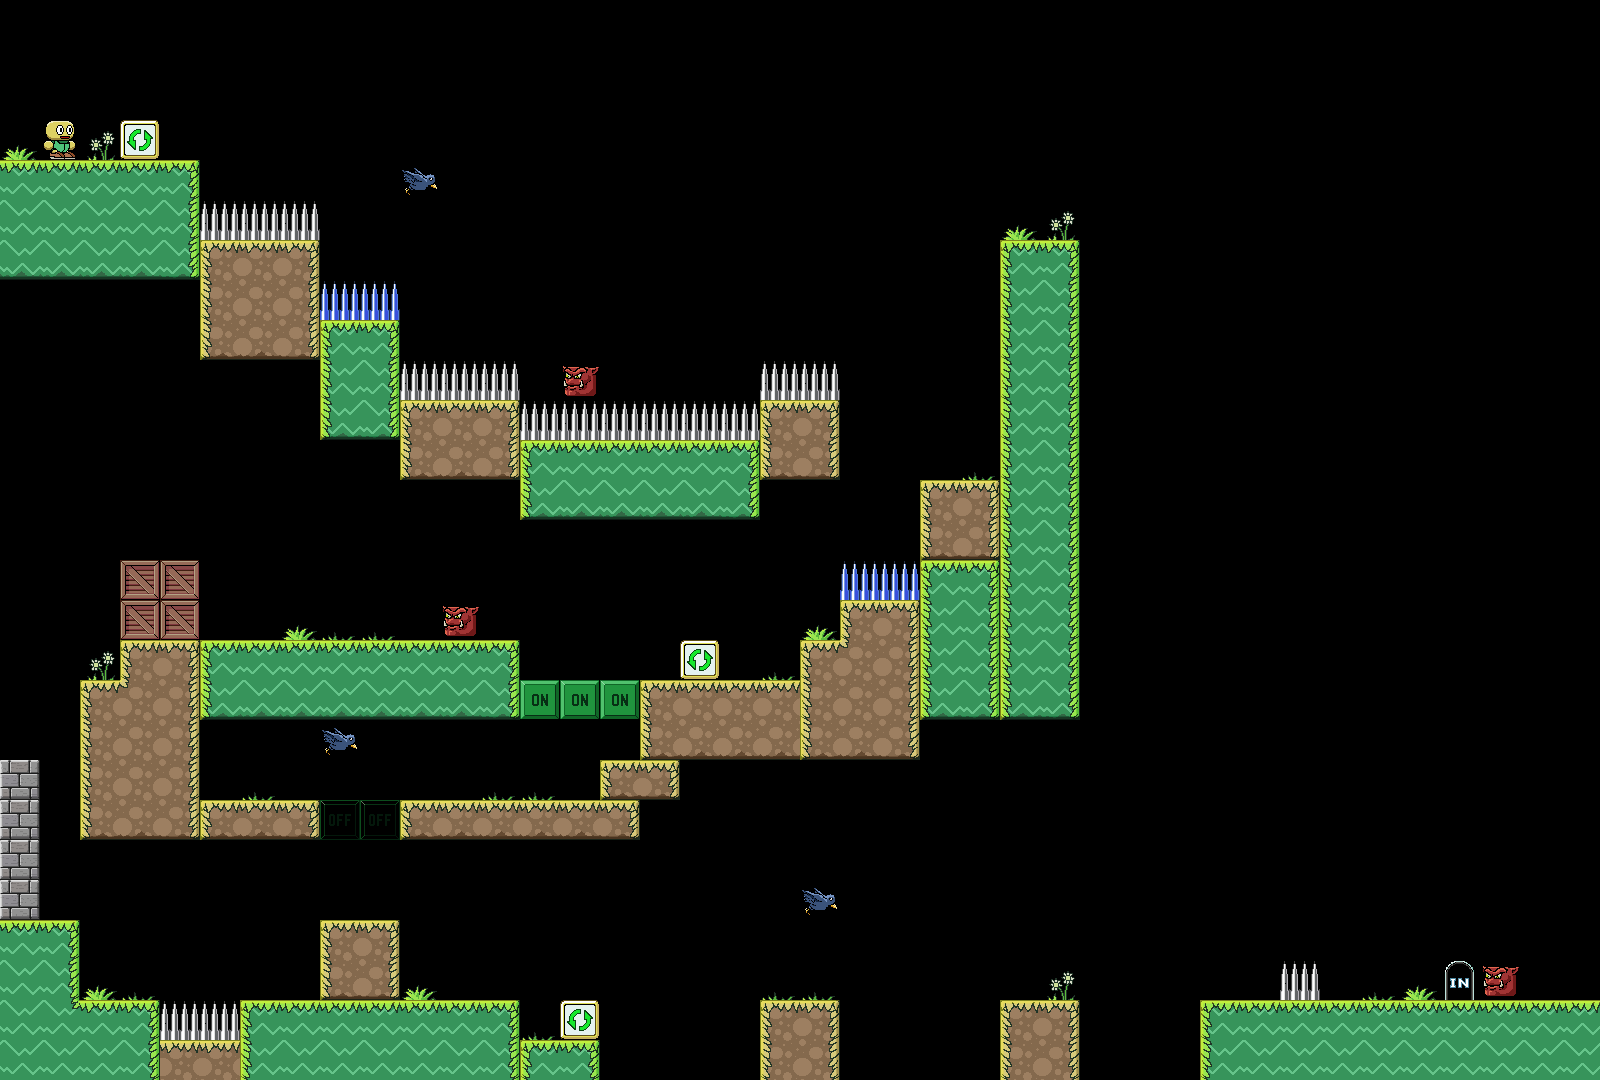

Rendered tile map (Tiled .tmx) drawn with the repository's tilesets; below, a short description and the full map source, tile grids included:
An orthogonal 40x27 tile map with 40x40 px tiles, 1 tile layer (Level3-2).

<map version="1.1" tiledversion="2018.09.12" orientation="orthogonal" renderorder="right-down" width="40" height="27" tilewidth="40" tileheight="40" infinite="0" nextlayerid="7" nextobjectid="1">
 <tileset firstgid="1" source="TilesetLevels.tsx" />
 <layer id="6" name="Level3-2" width="40" height="27">
  <data encoding="csv">
0,0,0,0,0,0,0,0,0,0,0,0,0,0,0,0,0,0,0,0,0,0,0,0,0,0,0,0,0,0,0,0,0,0,0,0,0,0,0,0,
0,0,0,0,0,0,0,0,0,0,0,0,0,0,0,0,0,0,0,0,0,0,0,0,0,0,0,0,0,0,0,0,0,0,0,0,0,0,0,0,
0,0,0,0,0,0,0,0,0,0,0,0,0,0,0,0,0,0,0,0,0,0,0,0,0,0,0,0,0,0,0,0,0,0,0,0,0,0,0,0,
53,48,55,50,0,0,0,0,0,0,0,0,0,0,0,0,0,0,0,0,0,0,0,0,0,0,0,0,0,0,0,0,0,0,0,0,0,0,0,0,
3,3,3,3,4,0,0,0,0,0,52,0,0,0,0,0,0,0,0,0,0,0,0,0,0,0,0,0,0,0,0,0,0,0,0,0,0,0,0,0,
14,14,14,14,15,45,45,45,0,0,0,0,0,0,0,0,0,0,0,0,0,0,0,0,0,53,55,0,0,0,0,0,0,0,0,0,0,0,0,0,
25,25,25,25,26,6,7,8,0,0,0,0,0,0,0,0,0,0,0,0,0,0,0,0,0,2,4,0,0,0,0,0,0,0,0,0,0,0,0,0,
0,0,0,0,0,17,18,19,46,46,0,0,0,0,0,0,0,0,0,0,0,0,0,0,0,13,15,0,0,0,0,0,0,0,0,0,0,0,0,0,
0,0,0,0,0,28,29,30,2,4,0,0,0,0,0,0,0,0,0,0,0,0,0,0,0,13,15,0,0,0,0,0,0,0,0,0,0,0,0,0,
0,0,0,0,0,0,0,0,13,15,45,45,45,0,51,0,0,0,0,45,45,0,0,0,0,13,15,0,0,0,0,0,0,0,0,0,0,0,0,0,
0,0,0,0,0,0,0,0,24,26,6,7,8,45,45,45,45,45,45,6,8,0,0,0,0,13,15,0,0,0,0,0,0,0,0,0,0,0,0,0,
0,0,0,0,0,0,0,0,0,0,28,29,30,2,3,3,3,3,4,28,30,0,0,0,54,13,15,0,0,0,0,0,0,0,0,0,0,0,0,0,
0,0,0,0,0,0,0,0,0,0,0,0,0,24,25,25,25,25,26,0,0,0,0,6,8,13,15,0,0,0,0,0,0,0,0,0,0,0,0,0,
0,0,0,0,0,0,0,0,0,0,0,0,0,0,0,0,0,0,0,0,0,0,0,28,30,13,15,0,0,0,0,0,0,0,0,0,0,0,0,0,
0,0,0,23,23,0,0,0,0,0,0,0,0,0,0,0,0,0,0,0,0,46,46,2,4,13,15,0,0,0,0,0,0,0,0,0,0,0,0,0,
0,0,0,23,23,0,0,53,54,54,0,51,0,0,0,0,0,0,0,0,53,6,8,13,15,13,15,0,0,0,0,0,0,0,0,0,0,0,0,0,
0,0,55,6,8,2,3,3,3,3,3,3,4,0,0,0,0,50,0,54,6,44,19,13,15,13,15,0,0,0,0,0,0,0,0,0,0,0,0,0,
0,0,6,44,19,24,25,25,25,25,25,25,26,34,34,34,6,7,7,7,17,18,19,24,26,24,26,0,0,0,0,0,0,0,0,0,0,0,0,0,
0,0,17,18,19,0,0,0,52,0,0,0,0,0,0,0,28,29,29,29,28,29,30,0,0,0,0,0,0,0,0,0,0,0,0,0,0,0,0,0,
12,0,17,18,19,0,54,0,0,0,0,0,54,54,0,39,41,0,0,0,0,0,0,0,0,0,0,0,0,0,0,0,0,0,0,0,0,0,0,0,
12,0,28,29,30,39,40,41,47,47,39,40,40,40,40,41,0,0,0,0,0,0,0,0,0,0,0,0,0,0,0,0,0,0,0,0,0,0,0,0,
12,0,0,0,0,0,0,0,0,0,0,0,0,0,0,0,0,0,0,0,0,0,0,0,0,0,0,0,0,0,0,0,0,0,0,0,0,0,0,0,
12,0,0,0,0,0,0,0,0,0,0,0,0,0,0,0,0,0,0,0,52,0,0,0,0,0,0,0,0,0,0,0,0,0,0,0,0,0,0,0,
3,4,0,0,0,0,0,0,6,8,0,0,0,0,0,0,0,0,0,0,0,0,0,0,0,0,0,0,0,0,0,0,0,0,0,0,0,0,0,0,
14,15,53,54,0,0,0,0,28,30,53,0,0,0,0,0,0,0,0,54,54,0,0,0,0,0,55,0,0,0,0,0,45,0,54,53,49,51,0,0,
14,21,3,4,45,45,2,3,3,3,3,3,4,54,50,0,0,0,0,6,8,0,0,0,0,6,8,0,0,0,2,3,3,3,3,3,3,3,3,3,
14,14,14,15,7,7,13,14,14,14,14,14,15,2,4,0,0,0,0,17,19,0,0,0,0,17,19,0,0,0,13,14,14,14,14,14,14,14,14,14
</data>
 </layer>
</map>
